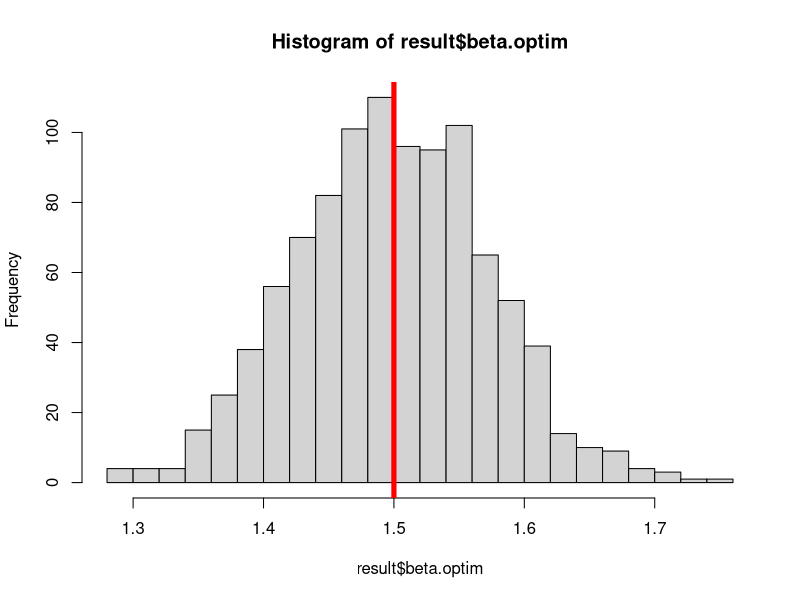

R code for this plot:
result = NULL
for(i in 1:1000) {
  n = 50
  x = rnorm(n)
  u = seq(-5,5,.1)
  error = rnorm(n) * .5
  y = 1.5 * x + error
  yhat = function(beta,x) {
    return(beta * x)
  }
  squared.loss = function(residuals) {
    sum(residuals^2)
  }
  
  betahat = optimize(function(beta) squared.loss(y - yhat(beta,x)),interval=c(-1,3))$minimum
  
  result = rbind(result,data.frame(beta.optim = betahat, true.beta = 1.5))
}
hist(result$beta.optim,breaks=25)
abline(v=1.5,col="red",lwd=5)
mean(result$beta.optim)
var(result$beta.optim)
